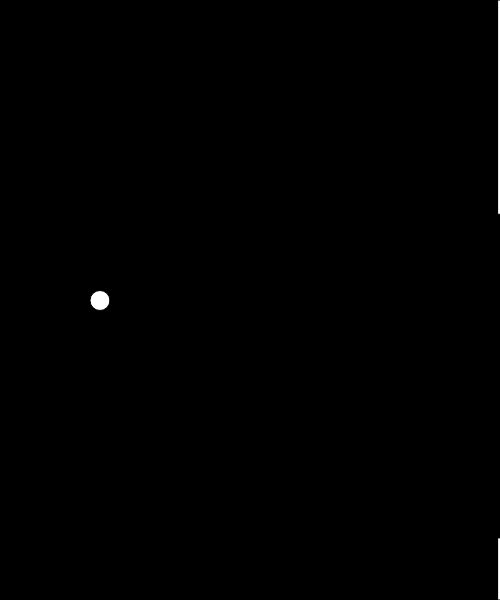
Frame 1 (no input)
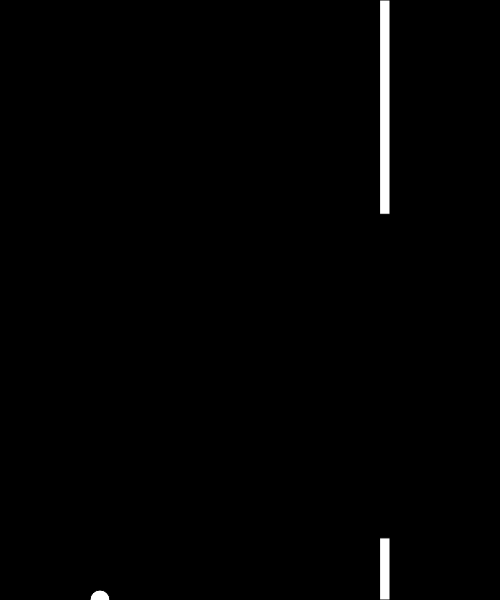
Frame 60 (no input)
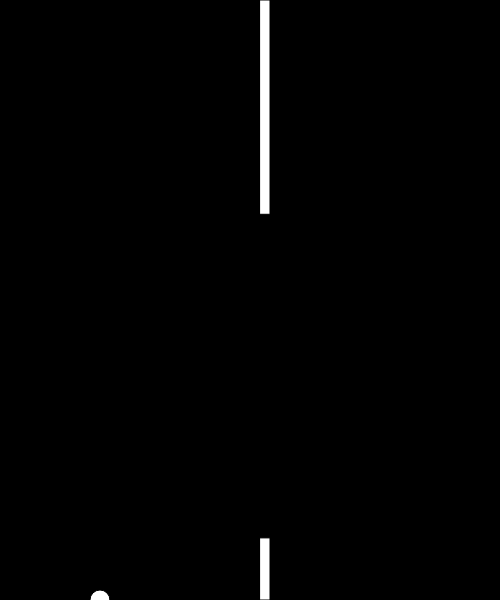
Frame 120 (the mouse pressed at the canvas centre since frame 60)

The p5.js sketch that drew these frames (run headless with seeded random() and noise() and a simulated clock; from frame 60 on, the mouse is pressed at the canvas centre):

// p5.js sketch
// ── sketch.js
let bird;
let pipe;

function setup() {
  createCanvas(500, 600);
  bird = new Bird();
  pipe = new Pipe();
}

function draw() {
  background(0);
  bird.update();
  bird.show();

  pipe.move();
  pipe.show();
}

function keyPressed() {
  if(key == ' '){
    bird.fly();
  }
}

// ── bird.js
function Bird() {
  this.x = 100;
  this.y = height/2;
  this.gravity = 0.5;
  this.velocity = 0;

  this.show = function() {
    fill(255);
    circle(this.x, this.y, 20);
  }

  this.update = function() {
    this.velocity += this.gravity; // acceleration
    this.y += this.velocity;

    if(this.y > height) {
      this.y = height;
      this.velocity = 0;
    }

    if(this.y < 0) {
      this.y = 0;
      this.velocity = 0;
    }
  }

  this.fly = function() {
    this.velocity = -10;
  }
}

// ── pipe.js
function Pipe() {
  this.top = random(height/2);
  this.bottom = random(height/2);
  this.width = 10;
  this.x = width;
  this.y = 0;
  this.velocity = 2;

  this.show = function() {
    fill(255);
    rect(this.x, 0, this.width, this.top);
    rect(this.x, height-this.bottom, this.width, this.bottom);
  }

  this.move = function() {
    this.x -= this.velocity;
  }
}
